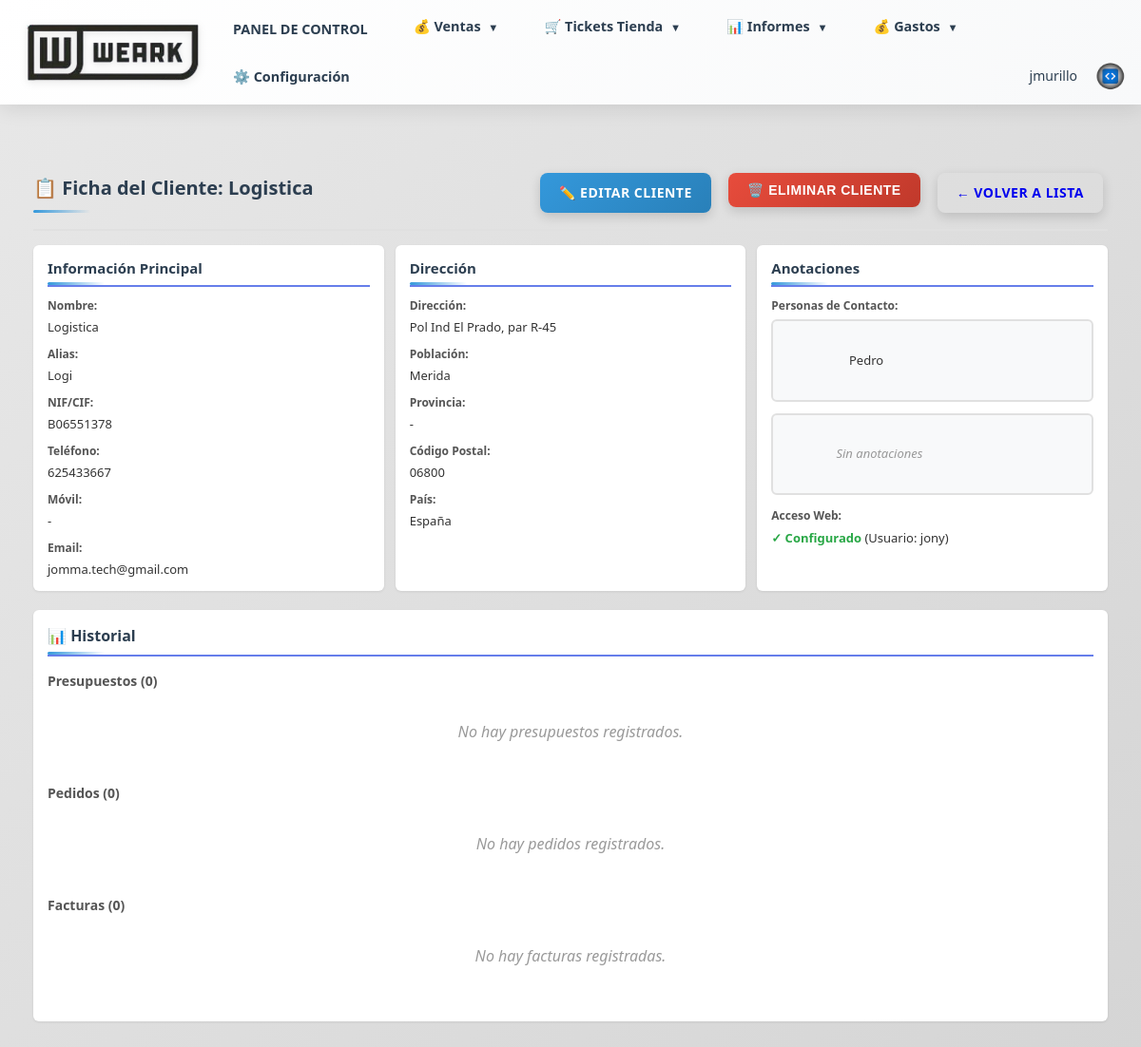
Before: /clientes/1 (signed in) with the older database file.
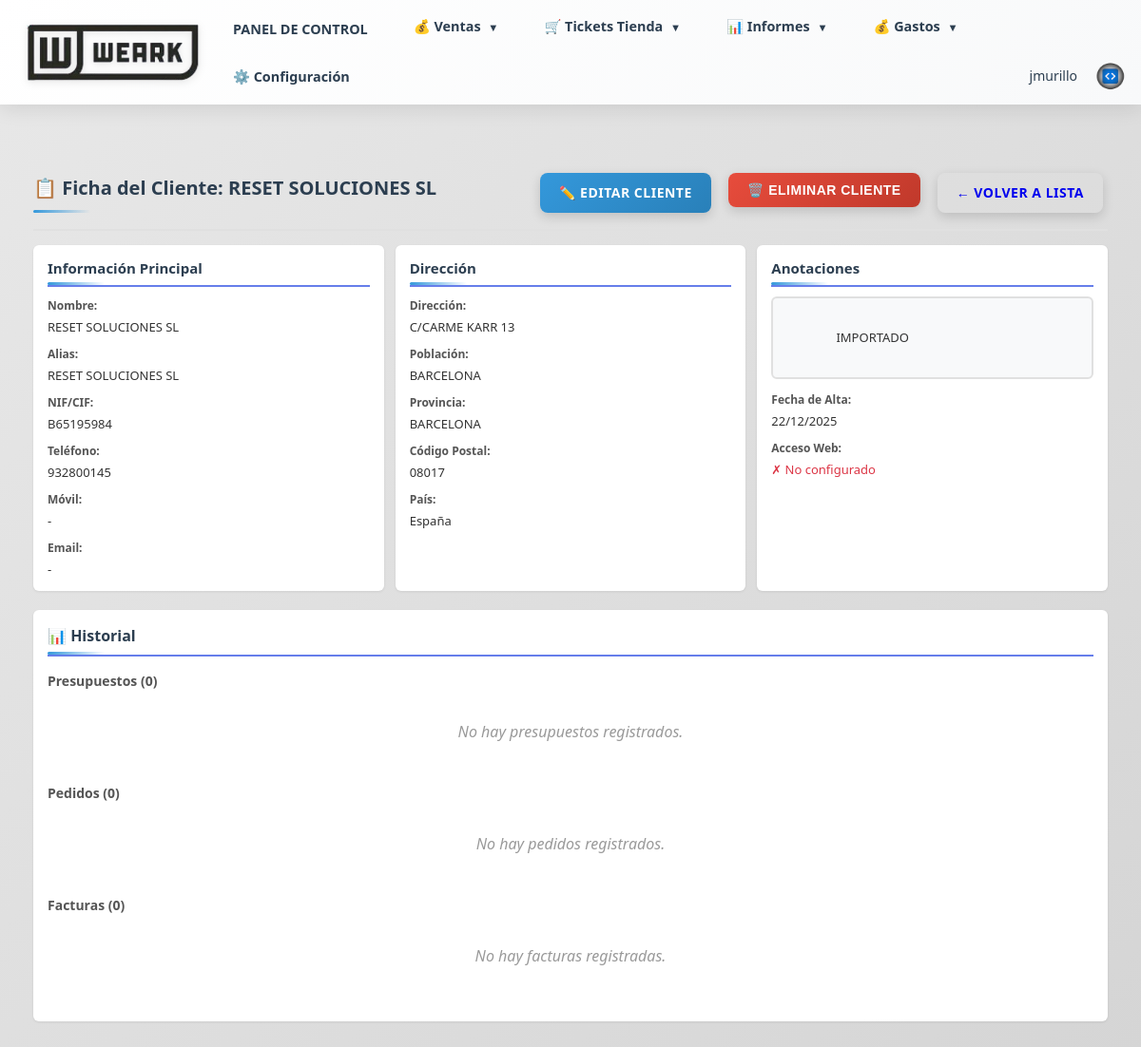
After: the same page with the newer database file.
### models.py (models this page shows, shortened)
class Cliente(db.Model, UserMixin):
    __tablename__ = 'clientes'
    id = db.Column(db.Integer, primary_key=True)
    nombre = db.Column(db.String(200), nullable=False)
    alias = db.Column(db.String(200))  # Alias o nombre alternativo
    nif = db.Column(db.String(20))  # NIF/CIF del cliente
    direccion = db.Column(db.Text)
    poblacion = db.Column(db.String(100))  # Población
    provincia = db.Column(db.String(100))  # Provincia
    codigo_postal = db.Column(db.String(10))  # Código Postal
    pais = db.Column(db.String(100), default='España')  # País
    telefono = db.Column(db.String(50))  # Teléfono fijo
    movil = db.Column(db.String(50))  # Teléfono móvil
    email = db.Column(db.String(100))
    categoria = db.Column(db.String(50))  # Categoría: hosteleria, clinica, colegio, emerita, carnaval, transporte, varios
    personas_contacto = db.Column(db.Text)  # Personas de contacto
    anotaciones = db.Column(db.Text)  # Anotaciones adicionales
    usuario_web = db.Column(db.String(80), unique=True, nullable=True)  # Usuario para acceso web
    password_hash = db.Column(db.String(255), nullable=True)  # Contraseña hash
    fecha_creacion = db.Column(db.DateTime, default=datetime.utcnow)
    fecha_alta = db.Column(db.Date)  # Fecha de alta del cliente
    ultimo_acceso = db.Column(db.DateTime)
    comercial_id = db.Column(db.Integer, db.ForeignKey('comerciales.id'), nullable=True)
    comercial = db.relationship('Comercial', backref='clientes_asignados', lazy=True)
    pedidos = db.relationship('Pedido', backref='cliente', lazy=True)
    presupuestos = db.relationship('Presupuesto', backref='cliente', lazy=True)
    def tiene_acceso_web(self):
        return self.usuario_web is not None and self.usuario_web != '' and self.password_hash is not None

### routes/clientes.py (the view)
@clientes_bp.route('/clientes/<int:id>')
@login_required
def ficha_cliente(id):
    cliente = Cliente.query.get_or_404(id)
    presupuestos = Presupuesto.query.filter_by(cliente_id=id).order_by(Presupuesto.fecha_creacion.desc()).limit(20).all()
    pedidos = Presupuesto.query.filter_by(cliente_id=id).order_by(Presupuesto.fecha_creacion.desc()).limit(20).all()
    facturas = Factura.query.join(Pedido).filter(Pedido.cliente_id == id).order_by(Factura.fecha_creacion.desc()).limit(20).all()
    return render_template('ficha_cliente.html',
                         cliente=cliente,
                         presupuestos=presupuestos,
                         pedidos=pedidos,
                         facturas=facturas)

### app.py (called while the page is built)
@app.template_filter('nl2br')
def nl2br_filter(value):
    if value:
        return Markup(value.replace('\n', '<br>'))
    return ''

@login_manager.user_loader
def load_user(user_id):
    from models import Usuario, Cliente
    if user_id.startswith('cliente_'):
        cliente_id = int(user_id.replace('cliente_', ''))
        cliente = Cliente.query.get(cliente_id)
        if cliente and cliente.tiene_acceso_web():
            return cliente
        return None
    else:
        return Usuario.query.get(int(user_id))

### models.py (called while the page is built)
    def is_supervisor(self):
        return self.rol == 'supervisor'

### templates/ficha_cliente.html (shortened to what the changed rows need)
{% extends "base.html" %}
{% block content %}
<div class="ficha-cliente-container">
    <div class="ficha-header">
        <h2>📋 Ficha del Cliente: {{ cliente.nombre }}</h2>
        <div class="ficha-actions">
            <a href="{{ url_for('clientes.editar_cliente', id=cliente.id) }}" class="btn btn-primary">✏️ Editar Cliente</a>
            <form method="POST" action="{{ url_for('clientes.eliminar_cliente', id=cliente.id) }}" style="display: inline;" onsubmit="return confirm('¿Está seguro de eliminar este cliente? Esta acción no se puede deshacer.');">
            </form>
            <a href="{{ url_for('clientes.gestion_clientes') }}" class="btn btn-secondary">← Volver a Lista</a>
        </div>
    </div>
    <div class="ficha-grid">
        <div class="ficha-section">
            <div class="info-grid">
                <div class="info-item">
                    <strong>Nombre:</strong>
                    <span>{{ cliente.nombre }}</span>
                </div>
                {% if cliente.alias %}
                <div class="info-item">
                    <strong>Alias:</strong>
                    <span>{{ cliente.alias }}</span>
                </div>
                {% endif %}
                <div class="info-item">
                    <strong>NIF/CIF:</strong>
                    <span>{{ cliente.nif or '-' }}</span>
                </div>
                <div class="info-item">
                    <strong>Teléfono:</strong>
                    <span>{{ cliente.telefono or '-' }}</span>
                </div>
                <div class="info-item">
                    <strong>Móvil:</strong>
                    <span>{{ cliente.movil or '-' }}</span>
                </div>
                <div class="info-item">
                    <strong>Email:</strong>
                    <span>{{ cliente.email or '-' }}</span>
                </div>
            </div>
        </div>
        <div class="ficha-section">
            <div class="info-grid">
                <div class="info-item full-width">
                    <strong>Dirección:</strong>
                    <span>{{ cliente.direccion or '-' }}</span>
                </div>
                <div class="info-item">
                    <strong>Población:</strong>
                    <span>{{ cliente.poblacion or '-' }}</span>
                </div>
                <div class="info-item">
                    <strong>Provincia:</strong>
                    <span>{{ cliente.provincia or '-' }}</span>
                </div>
                <div class="info-item">
                    <strong>Código Postal:</strong>
                    <span>{{ cliente.codigo_postal or '-' }}</span>
                </div>
                <div class="info-item">
                    <strong>País:</strong>
                    <span>{{ cliente.pais or 'España' }}</span>
                </div>
            </div>
        </div>
        <div class="ficha-section">
            <h3>Anotaciones</h3>
            {% if cliente.personas_contacto %}
            <div style="margin-bottom: 12px;">
                <strong style="color: #555; font-size: 12px; font-weight: 600; display: block; margin-bottom: 5px;">Personas de Contacto:</strong>
                <div class="info-text-enmarcado">
                    {{ cliente.personas_contacto | nl2br }}
                </div>
            </div>
            {% endif %}
            {% if cliente.anotaciones %}
            <div class="info-text-enmarcado">
                {{ cliente.anotaciones | nl2br }}
            </div>
            {% else %}
            <div class="info-text-enmarcado" style="color: #999; font-style: italic;">
                Sin anotaciones
            </div>
            {% endif %}
            <div class="info-grid" style="margin-top: 12px;">
                {% if cliente.fecha_alta %}
                <div class="info-item">
                    <strong>Fecha de Alta:</strong>
                    <span>{{ cliente.fecha_alta.strftime('%d/%m/%Y') }}</span>
                </div>
                {% endif %}
                <div class="info-item">
                    <strong>Acceso Web:</strong>
                    <span>
                        {% if cliente.tiene_acceso_web() %}
                            <span style="color: #28a745; font-weight: 600;">✓ Configurado</span> (Usuario: {{ cliente.usuario_web }})
                        {% else %}
                            <span style="color: #dc3545;">✗ No configurado</span>
                        {% endif %}
                    </span>
                </div>
            </div>
        </div>
    </div>
</div>
{% endblock %}

Changed rows visible on the page:
changed Cliente "España": nombre "Logistica" → "RESET SOLUCIONES SL"; alias "Logi" → "RESET SOLUCIONES SL"; nif "B06551378" → "B65195984"; telefono "625433667" → "932800145"; email "jomma.tech@gmail.com" → "-"; direccion "Pol Ind El Prado, par R-45" → "C/CARME KARR 13"; poblacion "Merida" → "BARCELONA"; provincia "-" → "BARCELONA"; codigo_postal "06800" → "08017"; anotaciones (not shown) → "IMPORTADO"; fecha_alta (not shown) → "22/12/2025"; personas_contacto "Pedro" → (not shown); usuario_web "jony" → (not shown)
Other visible differences:
text no longer shown: "Personas de Contacto: Sin anotaciones ✓ Configurado (Usuario: )"
text now shown: "Fecha de Alta: ✗ No configurado"
